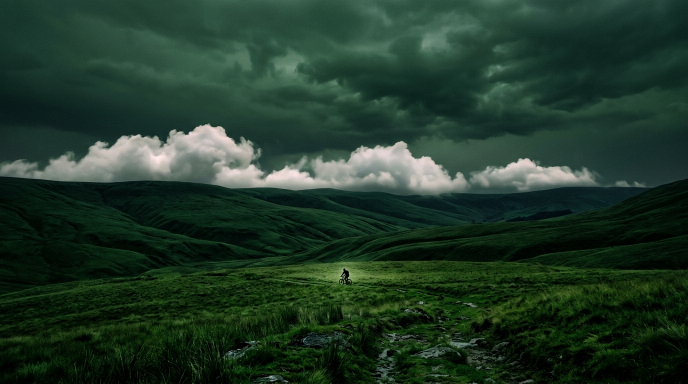
#> input picture prototype/img/footer-landscape.jpg, 1376 x 768 px (shown at 1/2 size)
$ python make_footer_art.py ../img/footer-landscape.jpg
#> lines starting #> are read from the running program, lines starting #| are printed output that depends on the picture
#!/usr/bin/env python3
"""
Build the dark WANDER footer scene from the photograph.

  img/footer-landscape.jpg  ->  img/footer-scene.webp

Why the previous footer looked cheap
------------------------------------
Three separate faults, all in the footer art:

1. `clouds.jpg` was tiled with `repeat-x`. A JPEG edge is a hard seam, so the
   tiling showed as rectangular blocks across the letters.
2. `mix-blend-mode: screen` over a near-black base lifted the whole middle band
   into a grey haze instead of leaving individual clouds.
3. The photograph's bright cumulus bank sits in a fixed band — rows 320-360 of
   768, mean luminance 122 — and `object-fit: cover` slides that band vertically
   but never removes it. A measured sweep of 8 crop positions x 6 text offsets
   put the glyphs on that band every time, worst case 3.04:1 contrast, below the
   4.5:1 WCAG AA floor.

What this does
--------------
Keeps the photograph's landscape and rebuilds the sky above it as a dark graded
field the white wordmark can sit on. The finished asset is 2:1, the same
proportion as the footer's scene box, and the CSS stretches it to exactly fill
that box (`background-size: 100% 100%`) rather than cropping it.

That last point is the one that is easy to get wrong. With `cover`, the asset is
scaled to cover the box and the excess is cropped: a 1376x1536 asset in a
1440x633 box lost 39% of its height, which pushed the bright cumulus bank
completely out of the visible window. The footer then showed nothing but dark
sky — the landscape never appeared at all. Matching the proportions and
stretching means every zone below lands where it is meant to at every width.

Zones (fractions of the asset, which map 1:1 onto the scene box):

     0% - 32%    dark graded night sky        <- the wordmark sits here
    32% - 62%    the photo's own sky, darkened to meet it
    62% - 72%    the photo's bright cumulus   <- the glowing horizon
    72% - 100%   hills, grass, cyclist        <- untouched

Run from the prototype folder:
    python3 tools/make_footer_art.py [--preview]
"""

import os
import sys

import numpy as np
from PIL import Image, ImageFilter

HERE = os.path.dirname(os.path.abspath(__file__))
ROOT = os.path.dirname(HERE)
OUT = os.path.join(ROOT, "img")

SRC = os.path.join(OUT, "footer-landscape.jpg")
DST = os.path.join(OUT, "footer-scene.webp")

OUT_W, OUT_H = 2000, 1000          # 2:1, matching the scene box exactly
CLOUD_LINE_OUT = 0.62              # where the photo's bright cumulus lands
SKY_TOP_DARKEN = 0.040             # sky multiplier at the very top
PHOTO_SKY_DARKEN = 0.22            # sky multiplier at the extension join


def smoothstep(t):
    t = np.clip(t, 0, 1)
    return t * t * (3.0 - 2.0 * t)


def main():
    img = Image.open(SRC).convert("RGB")
#> img is the input picture: PIL image 1376x768 RGB; mean R, G, B 32.7, 56.2, 40.7
    iw, ih = img.size
#> iw = 1376; ih = 768

    # The photo's own bright cumulus begins at ~41.5% of its height; scale the
    # photo so that line lands on CLOUD_LINE_OUT of the output.
    photo_scale = (OUT_H * CLOUD_LINE_OUT) / (ih * 0.415)
#> photo_scale = 1.95
    pw, ph = int(round(iw * photo_scale)), int(round(ih * photo_scale))
#> pw = 2677; ph = 1494

    # Place it so the cloud line lands exactly on CLOUD_LINE_OUT.
    photo_top = int(round(OUT_H * CLOUD_LINE_OUT - 0.415 * ph))
#> photo_top = 0

    photo = np.asarray(img.resize((pw, ph), Image.LANCZOS)).astype(np.float32) / 255.0

    # darken the photo's sky (everything above its cloud line), leaving the
    # cumulus, hills and grass untouched. The exponent keeps the sky dark for
    # longer and then opens up quickly near the cloud line, so the top edge of
    # the asset fades into the page's own background colour instead of starting
    # as a visible lighter band.
    yp = np.linspace(0, 1, ph, dtype=np.float32)[:, None]
#> yp = 1494 values from 0 to 1
    t = np.clip(yp / 0.415, 0, 1)
#> t = 1494 values from 0 to 1
    # a linear ramp: darkest at the top, reaching full brightness at the cloud
    # line. Smoothstep would hold a mid grey across the top half, which reads as
    # a lighter band where the footer meets the page.
    ramp = PHOTO_SKY_DARKEN + (1.0 - PHOTO_SKY_DARKEN) * t
#> ramp = 1494 values from 0.22 to 1
    ramp = np.where(yp > 0.415, 1.0, ramp)
    photo *= ramp[..., None]
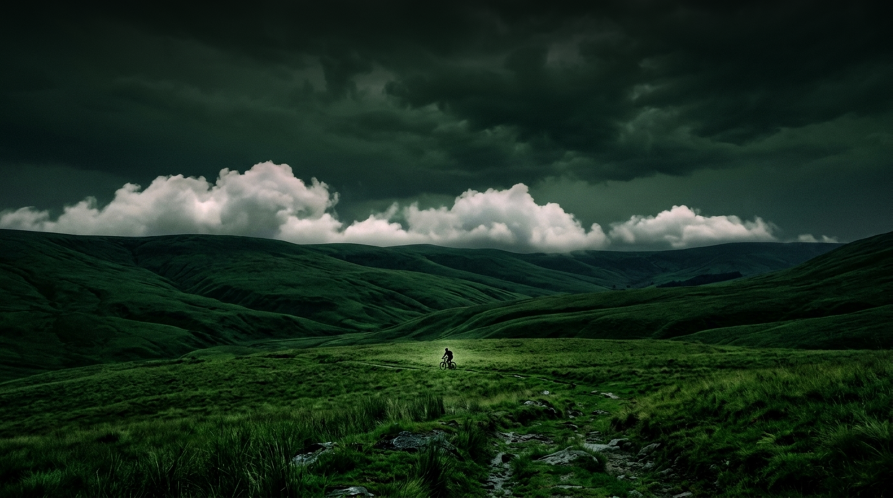
#> photo: shape (1494, 2677, 3) float32 (shown at 1/3 size); mean R, G, B 0.105, 0.177, 0.124

    # ---- canvas: dark sky above, the photo below it
    canvas = np.zeros((OUT_H, OUT_W, 3), np.float32)
    pad = max(0, (OUT_W - pw) // 2)

    # the photo is narrower than the output only if it was upscaled a lot; fill
    # the side margins with the photo's own darkest tone so they never read as bars
    side = float(photo[-1].mean())
#> side = 0.0874
    canvas[:, :] = side * 0.35
#> canvas: shape (1000, 2000, 3) float32; every value is 0.0306

    src_x0, src_y0 = 0, 0
    dst_x0, dst_y0 = pad, max(0, photo_top)
    copy_w = min(pw, OUT_W - dst_x0)
    copy_h = min(ph, OUT_H - dst_y0)
    if copy_w > 0 and copy_h > 0:
        canvas[dst_y0:dst_y0 + copy_h, dst_x0:dst_x0 + copy_w] = \
            photo[src_y0:src_y0 + copy_h, src_x0:src_x0 + copy_w]
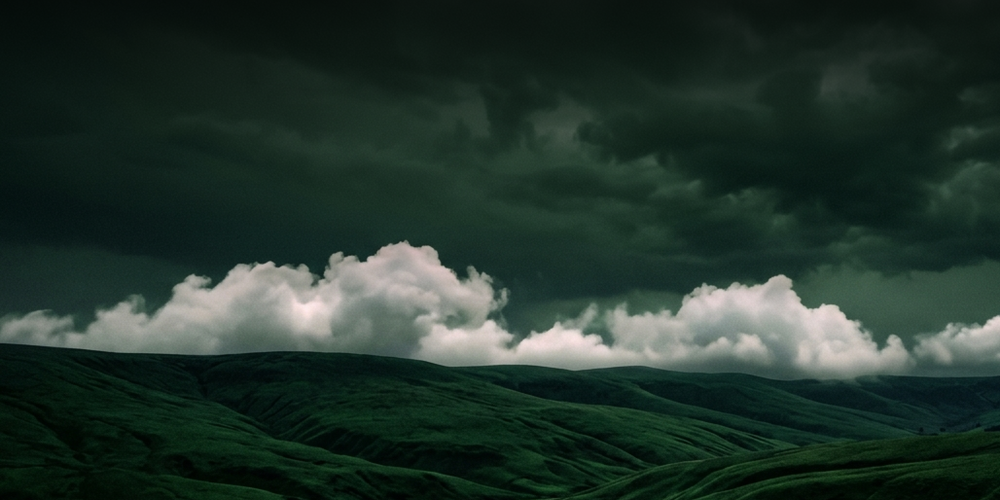
#> canvas: shape (1000, 2000, 3) float32 (shown at 1/2 size); mean of channels 0, 1, 2 0.137, 0.205, 0.172; drawn as R, G, B

    # ---- the sky above the photo: dark, graded, with faint structure so it does
    # not read as a flat wash. Texture is the photo's own clouds, heavily blurred.
    ext_h = dst_y0
    if ext_h > 8:
        tex_img = img.filter(ImageFilter.GaussianBlur(3.0)).filter(ImageFilter.GaussianBlur(9.0))
        tex = np.asarray(tex_img.resize((OUT_W, ext_h), Image.LANCZOS)).astype(np.float32) / 255.0
        tex = tex.mean(2, keepdims=True)
        tex = np.clip(tex / max(tex.mean(), 1e-6) * 0.08, 0.0, 0.10)

        # a gradient rather than the photo: the photo's top row is far too bright
        # to sit above the wordmark
        ye = np.linspace(0, 1, ext_h, dtype=np.float32)[:, None]
        base = np.array([0.030, 0.052, 0.049], np.float32)
        ramp_ext = SKY_TOP_DARKEN + (PHOTO_SKY_DARKEN - SKY_TOP_DARKEN) * smoothstep(ye)
        canvas[:ext_h] = base * ramp_ext[..., None] * 9.0 * (1.0 + tex)

    # ---- feather the join so no horizontal line shows
    band = Image.fromarray((np.clip(canvas, 0, 1) * 255).astype(np.uint8))
    canvas = np.asarray(band.filter(ImageFilter.GaussianBlur(1.2))).astype(np.float32) / 255.0

    # ---- cool the deep sky so night reads as sky rather than fog
    cool = np.array([0.90, 1.00, 1.04], np.float32)
    y = np.linspace(0, 1, OUT_H, dtype=np.float32)[:, None]
    amt = np.clip(1.0 - y / CLOUD_LINE_OUT, 0, 1) ** 0.8
    canvas = canvas * (1 - amt[..., None] * 0.28) + canvas * cool * amt[..., None] * 0.28

    # ---- fade the very top edge into the page background (#050806). Without
    # this the scene starts as a lighter band across the top of the footer.
    page = np.array([5, 8, 6], np.float32) / 255.0
    h = max(1, int(OUT_H * 0.035))
    f = smoothstep(np.linspace(0, 1, h, dtype=np.float32))[:, None, None]
    canvas[:h] = page * (1 - f) + canvas[:h] * f

    # ---- verify the zones that decide whether the footer works
    em = canvas.mean(2) * 255

    def contrast(lum):
        l = lum / 255.0
        srgb = l / 12.92 if l <= 0.03928 else ((l + 0.055) / 1.055) ** 2.4
        return 1.05 / (srgb + 0.05)

    # the wordmark occupies roughly the top 2%-30% of the scene box
    y0, y1 = int(OUT_H * 0.02), int(OUT_H * 0.30)
    tb = em[y0:y1]
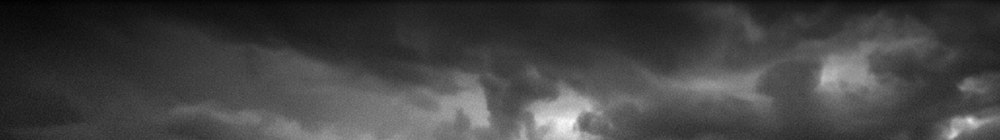
#> tb: shape (280, 2000) float32 (shown at 1/2 size); min 7.59, max 75.44, mean 25.5; drawn with min black and max white
    worst = 0.0
    for cx in range(0, OUT_W, 100):
        col = tb[:, cx:cx + 100]
        if col.size:
            worst = max(worst, np.percentile(col, 99.5))
#> this loop made 20 passes
#> worst on passes 1 to 12: 22.64, 25.64, 27.29, 33.59, 38.25, 43.9, 46.23, 47.56, 48.21, 53.19, 63.15, 71.45
#> pass 1, in main, `col = tb[:, cx:cx + 100]`:
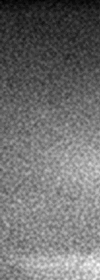
#> col: shape (280, 100) float32; min 7.59, max 25.3, mean 15.4; drawn with min black and max white
#> pass 2, in main, `col = tb[:, cx:cx + 100]`:
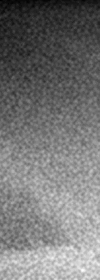
#> col: shape (280, 100) float32; min 8.22, max 28.29, mean 17.5; drawn with min black and max white
#> pass 3, in main, `col = tb[:, cx:cx + 100]`:
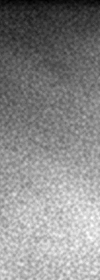
#> col: shape (280, 100) float32; min 8.64, max 28.95, mean 19.6; drawn with min black and max white
#> after the loop:
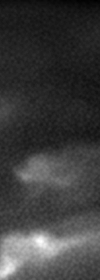
#> col: shape (280, 100) float32; min 11.57, max 67.81, mean 25.1; drawn with min black and max white

    cl0, cl1 = int(OUT_H * CLOUD_LINE_OUT), int(OUT_H * (CLOUD_LINE_OUT + 0.06))
    cb = em[cl0:cl1]

    print(f"  photo {iw}x{ih} -> {pw}x{ph}  placed at y={dst_y0}  (pad x={pad})")
#|   photo 1376x768 -> 2677x1494  placed at y=0  (pad x=0)
    print(f"  canvas {OUT_W}x{OUT_H}   cloud line at {CLOUD_LINE_OUT:.0%}")
    print(f"  wordmark band y={y0}-{y1}: mean {tb.mean():5.1f}  "
          f"p99 {np.percentile(tb, 99):5.1f}  max {tb.max():5.1f}")
#|   wordmark band y=20-300: mean  25.5  p99  54.5  max  75.4
    print(f"  cumulus band {CLOUD_LINE_OUT:.0%}-{CLOUD_LINE_OUT + 0.06:.0%}: "
          f"mean {cb.mean():5.1f}  max {cb.max():5.1f}   <- must stay bright")
#|   cumulus band 62%-68%: mean 133.7  max 242.0   <- must stay bright
    print(f"  white-on-band worst-case contrast: {contrast(worst):.2f}:1  "
          f"(WCAG AA large text needs 3.0, normal 4.5)")
#> in contrast, `l = lum / 255.0`: l = 0.28
#> in contrast, `srgb = l / 12.92 if l <= 0.03928 else ((l + 0.055) / 1.055) ** 2.4`: srgb = 0.0638
#|   white-on-band worst-case contrast: 9.23:1  (WCAG AA large text needs 3.0, normal 4.5)

    out = Image.fromarray((np.clip(canvas, 0, 1) * 255).astype(np.uint8))
    out.save(DST, "WEBP", quality=86, method=6)
    print(f"  {os.path.basename(DST):24} {OUT_W}x{OUT_H}  {os.path.getsize(DST)/1024:7.1f} KB")

    if "--preview" in sys.argv:
        p = "/tmp/footer-scene-preview.png"
        out.resize((900, 450), Image.LANCZOS).save(p)
        print(f"  preview -> {p}")


if __name__ == "__main__":
    main()

$ run again, with prototype/img/canopy.jpg copied over prototype/img/footer-landscape.jpg
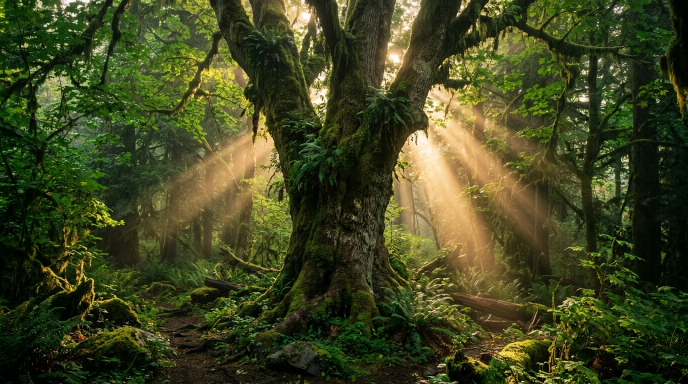
#> input picture prototype/img/canopy.jpg, 1376 x 768 px (shown at 1/2 size)
#> in main, img is the input picture: PIL image 1376x768 RGB; mean R, G, B 64.3, 69.2, 32.3
#> side = 0.153
#> the loop in main, `for cx in range(0, OUT_W, 100):` made 20 passes
#> worst on passes 1 to 8: 74.59, 83.26, 89.6, 97.28, 97.28, 97.28, 97.28, 97.28
#> pass 1, in main, `col = tb[:, cx:cx + 100]`:
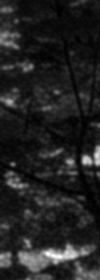
#> col: shape (280, 100) float32; min 1, max 95.85, mean 14.1; drawn with min black and max white
#> after the loop in main, `for cx in range(0, OUT_W, 100):`:
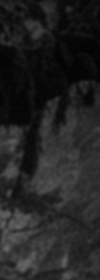
#> col: shape (280, 100) float32; min 2.97, max 105.8, mean 35.4
#|   photo 1376x768 -> 2677x1494  placed at y=0  (pad x=0)
#|   wordmark band y=20-300: mean  27.2  p99  97.1  max 144.1
#|   cumulus band 62%-68%: mean  81.5  max 237.3   <- must stay bright
#> l = 0.517
#> srgb = 0.23
#|   white-on-band worst-case contrast: 3.75:1  (WCAG AA large text needs 3.0, normal 4.5)

$ run again, with prototype/img/film-set-01.jpg copied over prototype/img/footer-landscape.jpg
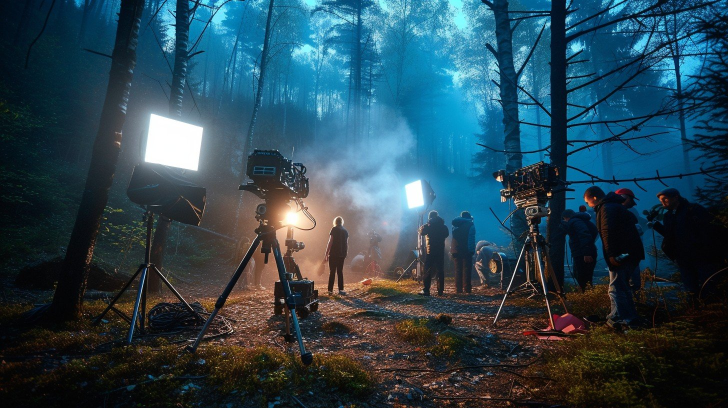
#> input picture prototype/img/film-set-01.jpg, 1456 x 816 px (shown at 1/2 size)
#> in main, img is the input picture: PIL image 1456x816 RGB; mean R, G, B 42.3, 69.7, 82.5
#> side = 0.0676
#> the loop in main, `for cx in range(0, OUT_W, 100):` made 20 passes
#> worst on passes 1 to 8: 13.04, 18.69, 25.71, 34.35, 43, 52.65, 81.77, 81.77
#> pass 1, in main, `col = tb[:, cx:cx + 100]`:
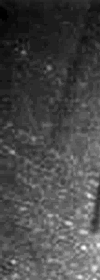
#> col: shape (280, 100) float32; min 2.35, max 17.35, mean 6.67; drawn with min black and max white
#> after the loop in main, `for cx in range(0, OUT_W, 100):`:
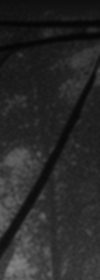
#> col: shape (280, 100) float32; min 4.7, max 131.7, mean 40.6
#|   photo 1456x816 -> 2666x1494  placed at y=0  (pad x=0)
#|   wordmark band y=20-300: mean  37.3  p99  96.2  max 131.7
#|   cumulus band 62%-68%: mean  87.2  max 254.7   <- must stay bright
#> l = 0.489
#> srgb = 0.204
#|   white-on-band worst-case contrast: 4.13:1  (WCAG AA large text needs 3.0, normal 4.5)
